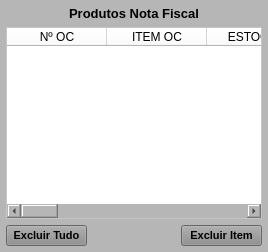
     <widget class="QWidget" name="widget_Cor3" native="true">
      <property name="minimumSize">
       <size>
        <width>0</width>
        <height>0</height>
       </size>
      </property>
      <property name="styleSheet">
       <string notr="true">background-color: rgb(182, 182, 182);</string>
      </property>
      <layout class="QVBoxLayout" name="verticalLayout_6" stretch="0,0,0">
       <property name="spacing">
        <number>6</number>
       </property>
       <property name="leftMargin">
        <number>6</number>
       </property>
       <property name="topMargin">
        <number>6</number>
       </property>
       <property name="rightMargin">
        <number>6</number>
       </property>
       <property name="bottomMargin">
        <number>6</number>
       </property>
       <item>
        <widget class="QLabel" name="label_9">
         <property name="maximumSize">
          <size>
           <width>16777215</width>
           <height>25</height>
          </size>
         </property>
         <property name="font">
          <font>
           <pointsize>10</pointsize>
           <weight>75</weight>
           <bold>true</bold>
          </font>
         </property>
         <property name="text">
          <string>Produtos Nota Fiscal</string>
         </property>
         <property name="alignment">
          <set>Qt::AlignCenter</set>
         </property>
        </widget>
       </item>
       <item>
        <widget class="QTableWidget" name="table_Produtos_OC">
         <property name="sizePolicy">
          <sizepolicy hsizetype="Preferred" vsizetype="Preferred">
           <horstretch>0</horstretch>
           <verstretch>0</verstretch>
          </sizepolicy>
         </property>
         <property name="font">
          <font>
           <pointsize>8</pointsize>
          </font>
         </property>
         <property name="styleSheet">
          <string notr="true">background-color: rgb(255, 255, 255);</string>
         </property>
         <column>
          <property name="text">
           <string>Nº OC</string>
          </property>
         </column>
         <column>
          <property name="text">
           <string>ITEM OC</string>
          </property>
         </column>
         <column>
          <property name="text">
           <string>ESTOQUE</string>
          </property>
         </column>
         <column>
          <property name="text">
           <string>CÓDIGO</string>
          </property>
         </column>
         <column>
          <property name="text">
           <string>DESCRIÇÃO</string>
          </property>
         </column>
         <column>
          <property name="text">
           <string>REFERÊNCIA</string>
          </property>
         </column>
         <column>
          <property name="text">
           <string>UM</string>
          </property>
         </column>
         <column>
          <property name="text">
           <string>NCM</string>
          </property>
         </column>
         <column>
          <property name="text">
           <string>QTDE</string>
          </property>
         </column>
         <column>
          <property name="text">
           <string>R$/UNID.</string>
          </property>
         </column>
         <column>
          <property name="text">
           <string>IPI</string>
          </property>
         </column>
         <column>
          <property name="text">
           <string>R$</string>
          </property>
         </column>
        </widget>
       </item>
       <item>
        <widget class="QWidget" name="widget" native="true">
         <layout class="QHBoxLayout" name="horizontalLayout_8">
          <property name="leftMargin">
           <number>0</number>
          </property>
          <property name="topMargin">
           <number>0</number>
          </property>
          <property name="rightMargin">
           <number>0</number>
          </property>
          <property name="bottomMargin">
           <number>0</number>
          </property>
          <item>
           <widget class="QPushButton" name="btn_ExcluirTudo">
            <property name="sizePolicy">
             <sizepolicy hsizetype="Preferred" vsizetype="Preferred">
              <horstretch>0</horstretch>
              <verstretch>0</verstretch>
             </sizepolicy>
            </property>
            <property name="minimumSize">
             <size>
              <width>0</width>
              <height>0</height>
             </size>
            </property>
            <property name="maximumSize">
             <size>
              <width>90</width>
              <height>16777215</height>
             </size>
            </property>
            <property name="font">
             <font>
              <pointsize>8</pointsize>
              <weight>75</weight>
              <bold>true</bold>
             </font>
            </property>
            <property name="cursor">
             <cursorShape>PointingHandCursor</cursorShape>
            </property>
            <property name="layoutDirection">
             <enum>Qt::LeftToRight</enum>
            </property>
            <property name="autoFillBackground">
             <bool>false</bool>
            </property>
            <property name="styleSheet">
             <string notr="true">background-color: rgb(141, 141, 141);</string>
            </property>
            <property name="text">
             <string>Excluir Tudo</string>
            </property>
            <property name="checkable">
             <bool>false</bool>
            </property>
            <property name="autoDefault">
             <bool>false</bool>
            </property>
            <property name="default">
             <bool>false</bool>
            </property>
            <property name="flat">
             <bool>false</bool>
            </property>
           </widget>
          </item>
          <item>
           <widget class="QLabel" name="label_33">
            <property name="text">
             <string/>
            </property>
           </widget>
          </item>
          <item>
           <widget class="QPushButton" name="btn_ExcluirItem">
            <property name="sizePolicy">
             <sizepolicy hsizetype="Preferred" vsizetype="Preferred">
              <horstretch>0</horstretch>
              <verstretch>0</verstretch>
             </sizepolicy>
            </property>
            <property name="minimumSize">
             <size>
              <width>0</width>
              <height>0</height>
             </size>
            </property>
            <property name="maximumSize">
             <size>
              <width>90</width>
              <height>16777215</height>
             </size>
            </property>
            <property name="font">
             <font>
              <pointsize>8</pointsize>
              <weight>75</weight>
              <bold>true</bold>
             </font>
            </property>
            <property name="cursor">
             <cursorShape>PointingHandCursor</cursorShape>
            </property>
            <property name="layoutDirection">
             <enum>Qt::LeftToRight</enum>
            </property>
            <property name="autoFillBackground">
             <bool>false</bool>
            </property>
            <property name="styleSheet">
             <string notr="true">background-color: rgb(141, 141, 141);</string>
            </property>
            <property name="text">
             <string>Excluir Item</string>
            </property>
            <property name="checkable">
             <bool>false</bool>
            </property>
            <property name="autoDefault">
             <bool>false</bool>
            </property>
            <property name="default">
             <bool>false</bool>
            </property>
            <property name="flat">
             <bool>false</bool>
            </property>
           </widget>
          </item>
         </layout>
        </widget>
       </item>
      </layout>
     </widget>
